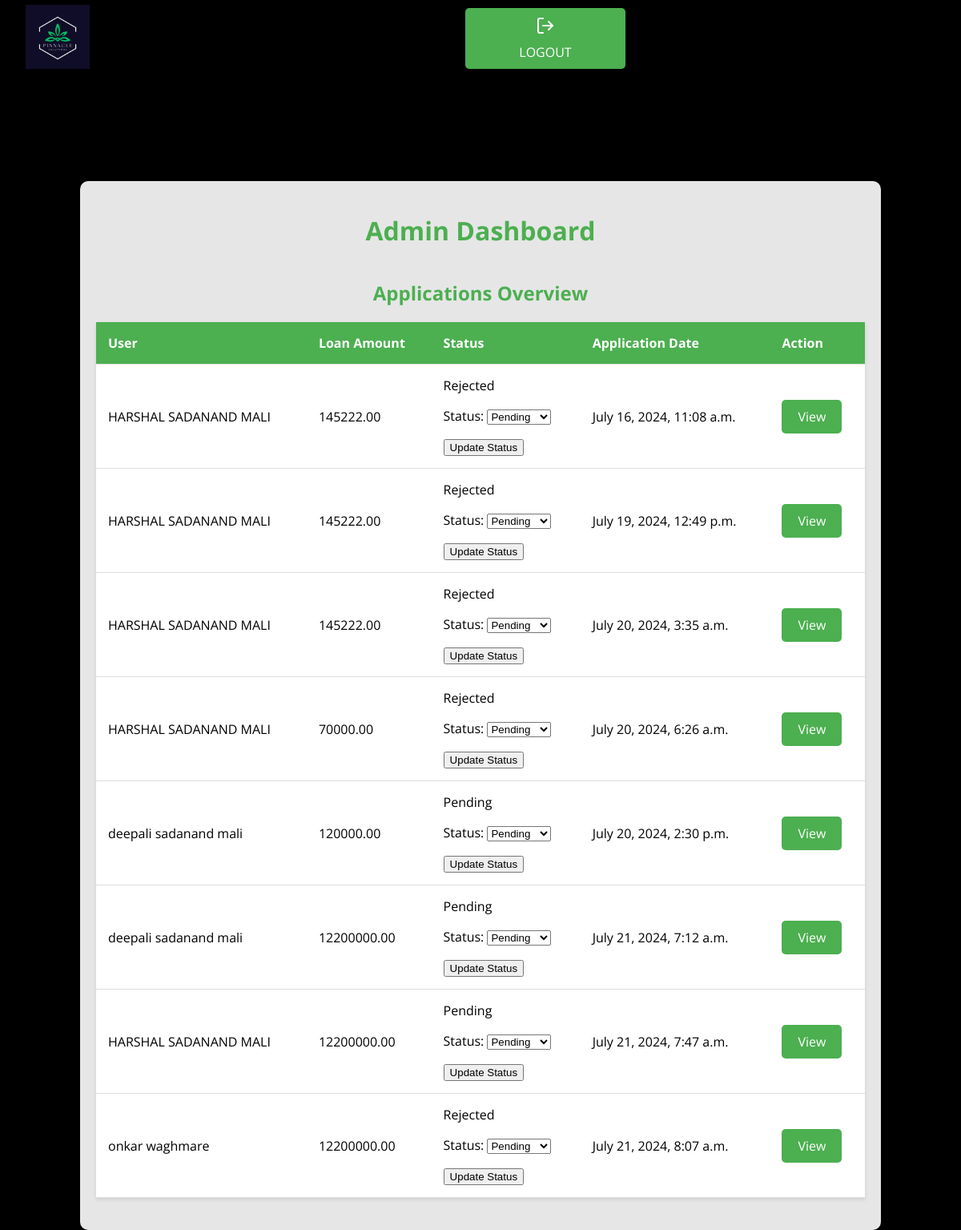
Page /accounts/register/admin_dashboard/ (signed in) on the earlier database version.
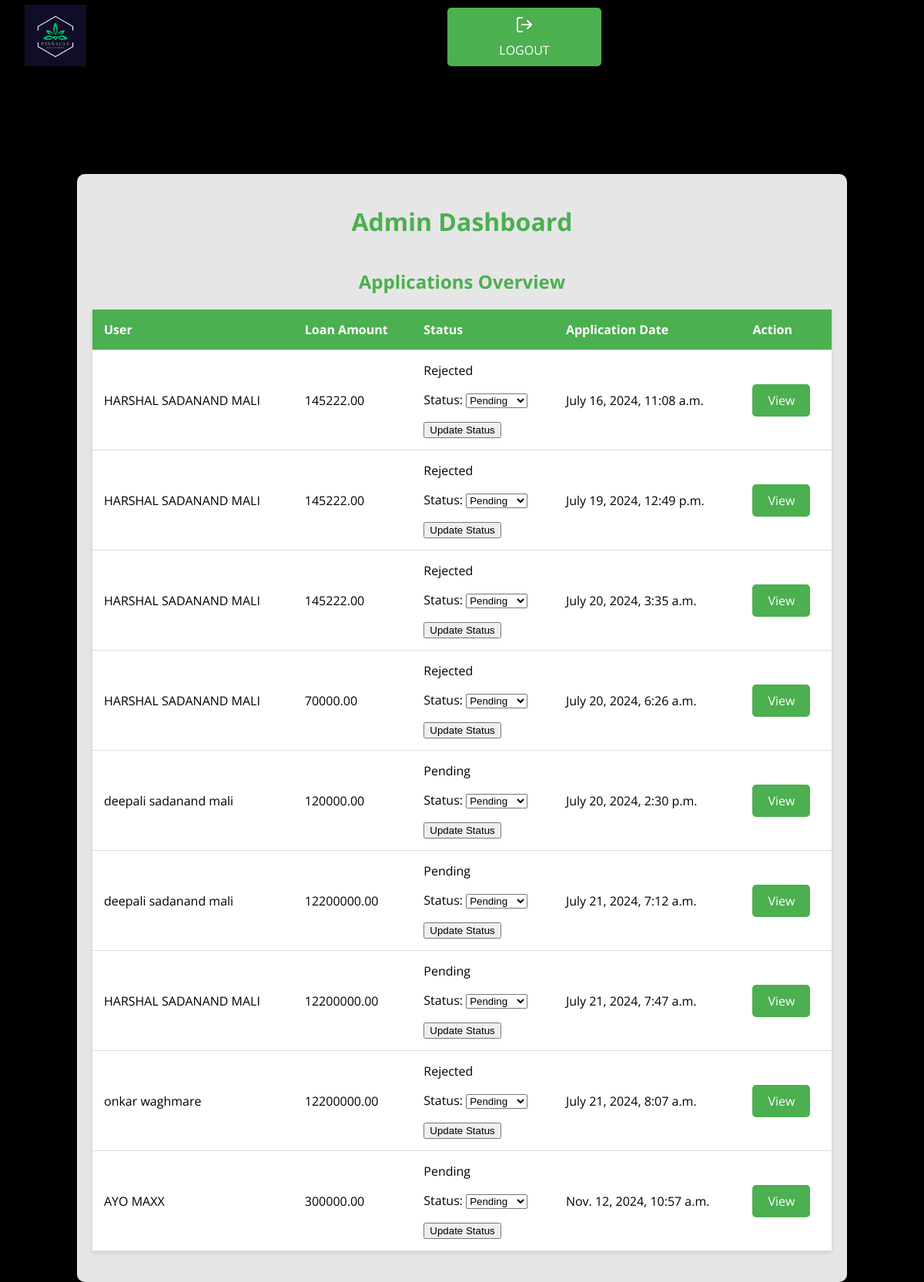
Same page on the later database version.
### loans/models.py (models this page shows, shortened)
class Application(models.Model):
    STATUS_CHOICES = [
        ('P', 'Pending'),
        ('A', 'Approved'),
        ('R', 'Rejected'),
    ]
    user = models.ForeignKey(User, on_delete=models.CASCADE)
    name = models.CharField(max_length=100)
    contact_no = models.CharField(max_length=15)
    city = models.CharField(max_length=100)
    country = models.CharField(max_length=100,default='India')  # Added field for country
    no_of_dependents = models.IntegerField()
    education = models.IntegerField(choices=[(0, '0'), (1, '1')],default=1)
    employment_status = models.IntegerField(default=1)
    income_annum = models.DecimalField(max_digits=12, decimal_places=2 , default=0)
    loan_amount = models.DecimalField(max_digits=10, decimal_places=2)
    loan_term = models.IntegerField(help_text="Loan term in years")
    cibil_score = models.IntegerField()
    residential_assets_value = models.DecimalField(max_digits=12, decimal_places=2, default=0)
    commercial_assets_value = models.DecimalField(max_digits=12, decimal_places=2, default=0)
    luxury_assets_value = models.DecimalField(max_digits=12, decimal_places=2, default=0)
    bank_asset_value = models.DecimalField(max_digits=12, decimal_places=2, default=0)
    status = models.CharField(max_length=1, choices=STATUS_CHOICES, default='P')
    application_date = models.DateTimeField(auto_now_add=True)
    passport_photo = models.ImageField(upload_to='passport_photos/', null=True, blank=True)
    ml_prediction = models.CharField(max_length=50, blank=True, null=True)

### loans/views.py (the view)
# urls.py: path('admin_dashboard/', views.admin_dashboard, name='admin_dashboard'),
@login_required
def admin_dashboard(request):
    if not request.user.is_staff:
        return redirect('customer_dashboard')
    if request.method == 'POST':
        application_id = request.POST.get('application_id')
        application = get_object_or_404(Application, id=application_id)
        form = StatusUpdateForm(request.POST, instance=application)
        if form.is_valid():
            form.save()
            return redirect('admin_dashboard')
    else:
        form = StatusUpdateForm()  # Default form
    applications = Application.objects.all()
    return render(request, 'loans/admin_dashboard.html', {'applications': applications, 'form': form})

### loans/forms.py
class StatusUpdateForm(forms.ModelForm):
    class Meta:
        model = Application
        fields = ['status']

### loans/templates/loans/admin_dashboard.html (shortened to what this page needs)
<!DOCTYPE html>
<html lang="en">
  <head>
    <link
      rel="stylesheet"
      href="https://cdnjs.cloudflare.com/ajax/libs/feather-icons/4.28.0/feather.min.css"
    />
    {% load static %}
  </head>
  <body>
    <div class="header">
      <div class="header__logo">
        {% load static %}
        <img
          class="lgo"
          src="{% static 'images/Pinnacle.png' %}"
          style="width: 80px"
        />
      </div>
      <nav class="navbar">
        <ul class="navbar__menu">
          <li class="navbar__item">
            <a href="{% url 'logout' %}" class="navbar__link"
              ><i data-feather="log-out"></i><span>Logout</span></a
            >
          </li>
        </ul>
      </nav>
    </div>
    <div class="container">
      <h1>Admin Dashboard</h1>
      <h2>Applications Overview</h2>
      <table>
        <thead>
          <tr>
            <th>User</th>
            <th>Loan Amount</th>
            <th>Status</th>
            <th>Application Date</th>
            <th>Action</th>
          </tr>
        </thead>
        <tbody>
          {% for application in applications %}
          <tr>
            <td>{{ application.name }}</td>
            <td>{{ application.loan_amount }}</td>
            <td>
              {{ application.get_status_display }}
              <form method="Post" style="display: inline">
                {{ form.as_p }}
                <button type="submit">Update Status</button>
              </form>
            </td>
            <td>{{ application.application_date }}</td>
            <td>
              <a href="{% url 'view_application' application.id %}">View</a>
            </td>
          </tr>
          {% endfor %}
        </tbody>
      </table>
    </div>
  </body>
</html>

Differences in the rows shown:
added Application: name "AYO MAXX", loan_amount "300000.00", status "Pending", application_date "Nov. 12, 2024, 10:57 a.m."
